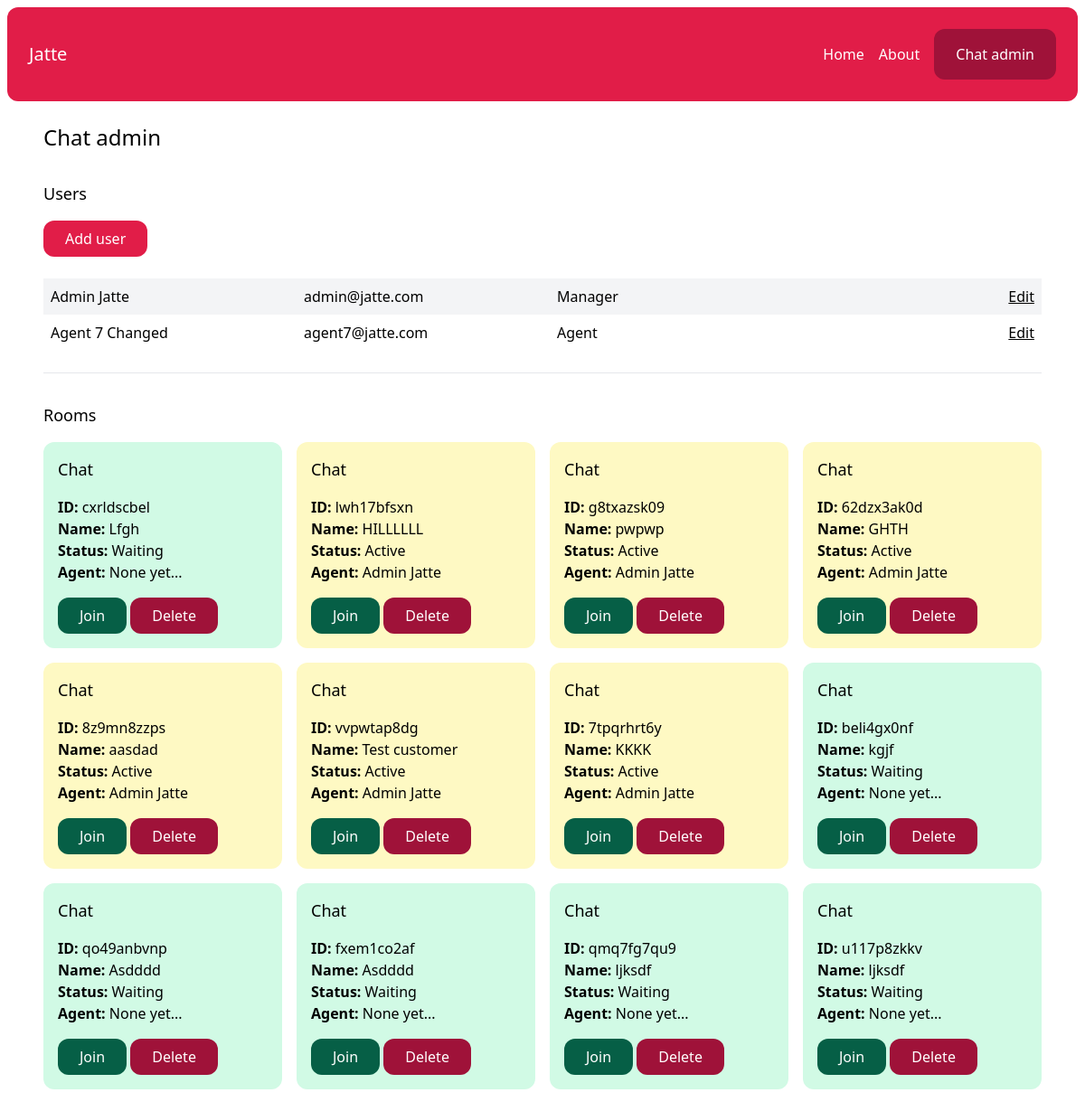
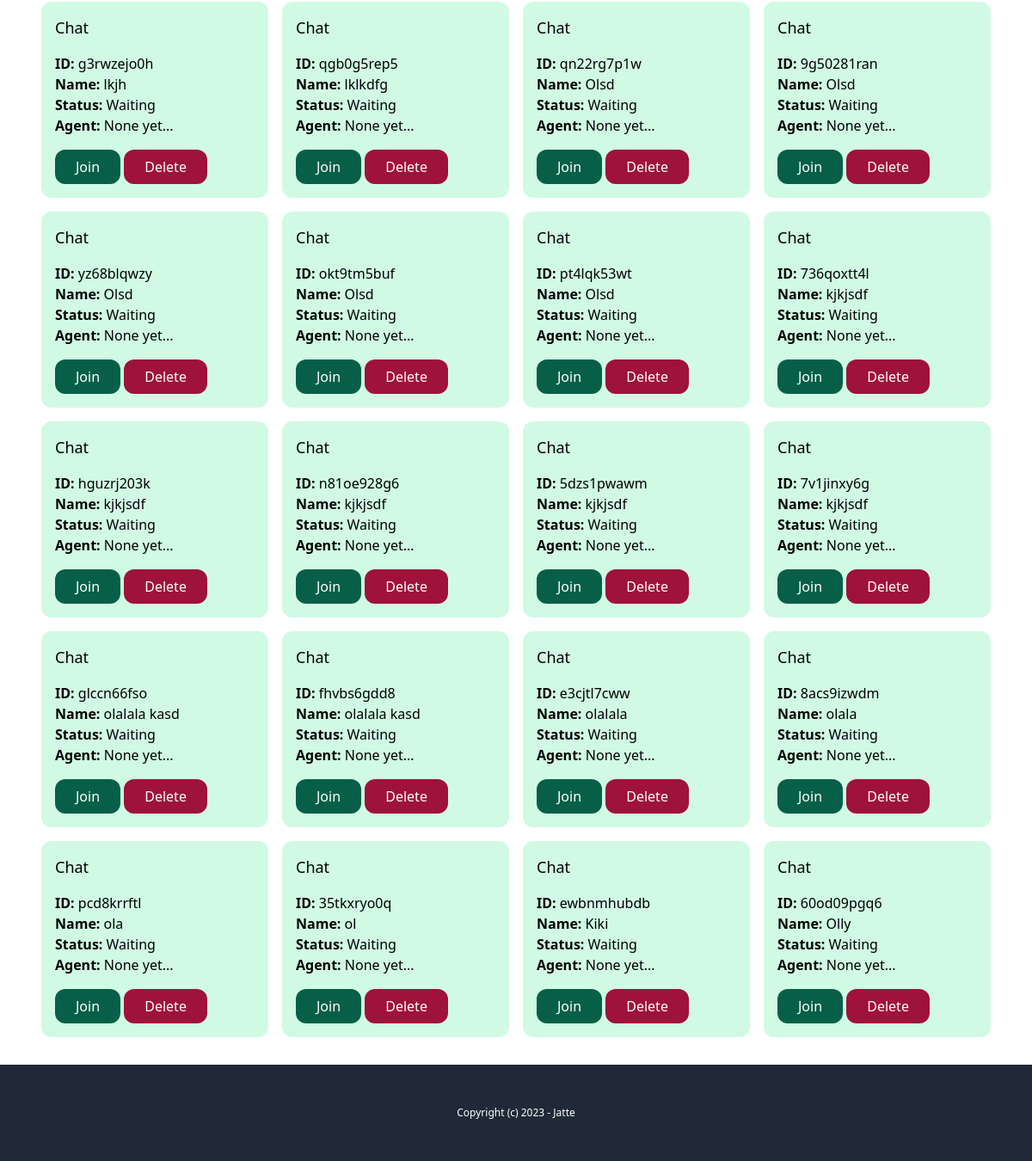
/chat-admin/ (signed in), run on an earlier commit of the app's database (2 pictures, top to bottom).
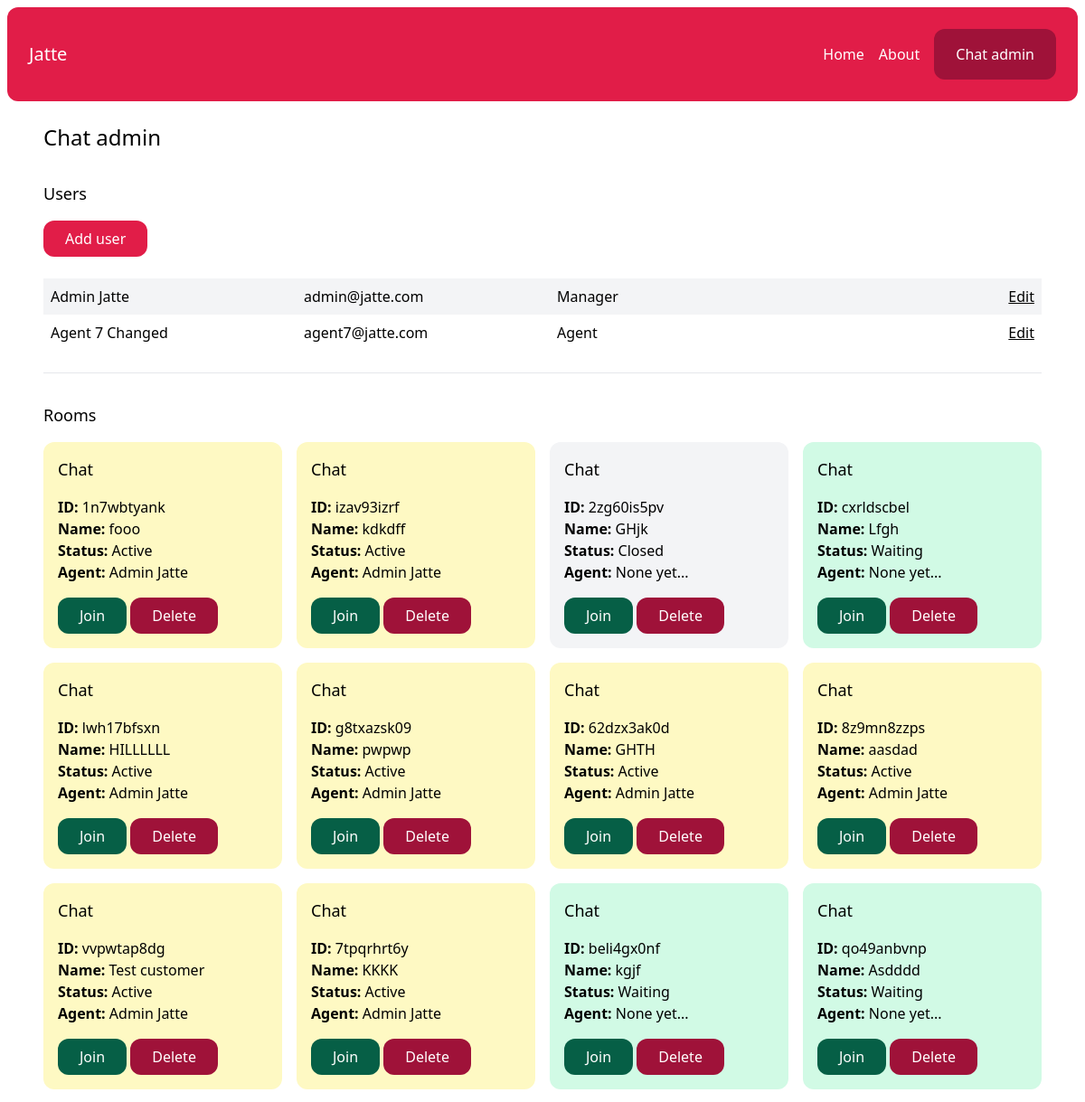
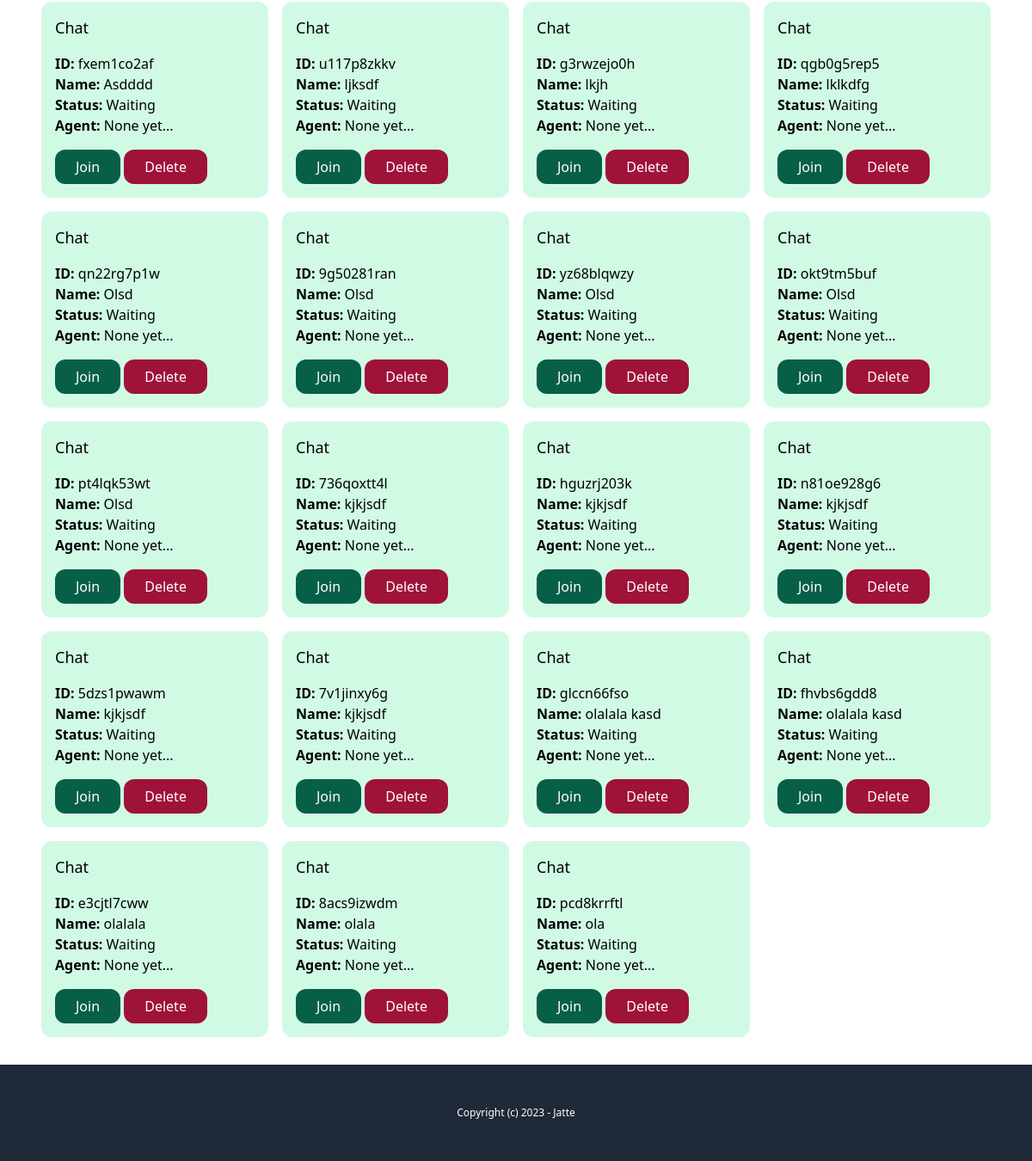
And on a later commit of the database (2 pictures, top to bottom).
### account/models.py (models this page shows)
class User(AbstractBaseUser, PermissionsMixin):
    AGENT = 'agent'
    MANAGER = 'manager'
    ROLES_CHOICES = (
        (AGENT, 'Agent'),
        (MANAGER, 'Manager'),
    )
    id = models.UUIDField(primary_key=True, default=uuid.uuid4, editable=False)
    email = models.EmailField(unique=True)
    name = models.CharField(max_length=255, blank=True, default='')
    role = models.CharField(max_length=20, choices=ROLES_CHOICES, default=AGENT)
    is_active = models.BooleanField(default=True)
    is_superuser = models.BooleanField(default=False)
    is_staff = models.BooleanField(default=False)
    date_joined = models.DateTimeField(default=timezone.now)
    last_login = models.DateTimeField(blank=True, null=True)
    objects = CustomUserManager()
    USERNAME_FIELD = 'email'
    EMAIL_FIELD = 'email'
    REQUIRED_FIELDS = ['name']

### chat/models.py (models this page shows, shortened)
class Room(models.Model):
    WAITING = 'waiting'
    ACTIVE = 'active'
    CLOSED = 'closed'
    CHOICES_STATUS = (
        (WAITING, 'Waiting'),
        (ACTIVE, 'Active'),
        (CLOSED, 'Closed'),
    )
    uuid = models.CharField(max_length=255, unique=True) # comes from front
    client = models.CharField(max_length=255)
    agent = models.ForeignKey(User, related_name='rooms', blank=True, null=True, on_delete=models.SET_NULL)
    messages = models.ManyToManyField(Message, blank=True)
    url = models.CharField(max_length=255, blank=True, null=True)
    status = models.CharField(max_length=20, choices=CHOICES_STATUS, default=WAITING)
    created_at = models.DateTimeField(auto_now_add=True)
    class Meta:
        ordering = ('-created_at',)

### chat/views.py (the view)
# urls.py: path('chat-admin/', views.admin, name='admin'),
@login_required
def admin(request):
    rooms = Room.objects.all()
    users = User.objects.filter(is_staff=True)
    return render(request, 'chat/admin.html', {'rooms': rooms, 'users': users})

### chat/templates/chat/admin.html
{% extends 'core/base.html' %}
{% block content %}
    <h1 class="text-2xl">Chat admin</h1>
    {% if perms.user.add_user %}
        <div class="mt-8">
            <h2 class="mb-4 text-lg">Users</h2>
            <a href="{% url 'chat:add_user' %}" class="inline-block py-2 px-6 bg-rose-600 text-white rounded-xl">Add user</a>
            <div class="mt-6">
                {% for user in users %}
                    <div class="grid grid-cols-4 gap-4 py-2 {% cycle 'bg-gray-100' '' %}">
                        <p class="px-2">
                            <a href="{% url 'chat:user_detail' user.pk %}">{{ user.name }}</a>
                        </p>
                        <p class="px-2">{{ user.email }}</p>
                        <p class="px-2">{{ user.get_role_display }}</p>
                        <p class="px-2 text-right">
                            {% if perms.user.edit_user %}
                                <a href="{% url 'chat:edit_user' user.pk %}" class="underline">Edit</a>
                            {% endif %}
                        </p>
                    </div>
                {% endfor %}
            </div>
        </div>
    {% endif %}
    <hr class="my-6">
    <div class="mt-8">
        <h2 class="mb-4 text-lg">Rooms</h2>
        {% include 'chat/partials/room_list.html' %}
    </div>
{% endblock %}

### core/templates/core/base.html (shortened to what this page needs)
{% load static %}
<!DOCTYPE html>
<html>
  <head>
    <link
      rel="stylesheet"
      type="text/css"
      href="{% static 'css/main.min.css' %}"
    />
  </head>
  <body>
    <div class="p-2">
      <nav
        class="p-6 bg-rose-600 text-white flex justify-between items-center rounded-xl"
      >
        <a href="{% url 'core:index' %}" class="text-xl">Jatte</a>
        <div class="flex items-center space-x-4">
          <a href="{% url 'core:index' %}">Home</a>
          <a href="{% url 'core:about' %}">About</a>
          {% if request.user.is_authenticated %}
            <a href="{% url 'chat:admin' %}" class="inline-block py-4 px-6 bg-rose-800 rounded-xl">Chat admin</a>
          {% endif %}
        </div>
      </nav>
      <main class="max-w-6xl mx-auto p-6">
         {% block content %} {% endblock %}
      </main>
    </div>
    <footer class="py-12 px-6 bg-gray-800 text-white text-center text-xs">
      <p>Copyright (c) 2023 - Jatte</p>
    </footer>
  </body>
</html>

### chat/templates/chat/partials/room_list.html
<div class="grid grid-cols-4 gap-4">
    {% for room in rooms %}
        <div class="p-4 rounded-xl {% if room.status == 'waiting' %}bg-emerald-100{% elif room.status == 'active' %}bg-yellow-100{% else %}bg-gray-100{% endif %}">
            <h3 class="mb-4 text-lg">Chat</h3>
            <p>
                <b>ID: </b>{{ room.uuid }}<br>
                <b>Name: </b>{{ room.client }}<br>
                <b>Status: </b>{{ room.get_status_display }}<br>
                <b>Agent: </b>{% firstof room.agent.name 'None yet...'%}
            </p>
            <a href="{% url 'chat:room' room.uuid %}" class="mt-4 inline-block py-2 px-6 bg-emerald-800 text-white rounded-xl">Join</a>
            <a href="{% url 'chat:delete_room' room.uuid %}" class="mt-4 inline-block py-2 px-6 bg-rose-800 text-white rounded-xl">Delete</a>
        </div>
    {% endfor %}
</div>

What changed in the data, as far as the page shows it:
removed Room: uuid "qmq7fg7qu9", client "ljksdf", status "Waiting", agent "None yet..."
removed Room: uuid "35tkxryo0q", client "ol", status "Waiting", agent "None yet..."
removed Room: uuid "ewbnmhubdb", client "Kiki", status "Waiting", agent "None yet..."
removed Room: uuid "60od09pgq6", client "Olly", status "Waiting", agent "None yet..."
added Room: uuid "1n7wbtyank", client "fooo", status "Active", agent.name "Admin Jatte"
added Room: uuid "izav93izrf", client "kdkdff", status "Active", agent.name "Admin Jatte"
added Room: uuid "2zg60is5pv", client "GHjk", status "Closed", agent "None yet..."
